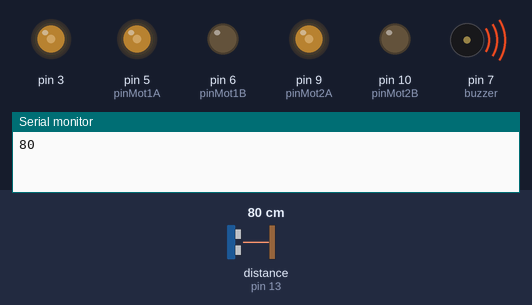
Recording of a sketch running on a simulated Arduino Uno, built with avr-gcc and run on an emulated ATmega328P. Parts: output pins drawn as LEDs (lit = HIGH), buzzer (waves = sounding, pin HIGH), the last lines printed to the serial monitor. Inputs (shaded band) come from the test bench; at power-on: distance to the obstacle (sensor on pin 13) 80 cm. The echo pulse lasts 58.3 µs per cm.

Above: at 1.8 s.
1.9 s: distance to the obstacle (sensor on pin 13) set to 32 cm
5.4 s: distance to the obstacle (sensor on pin 13) set to 26 cm
At 6.7 s:
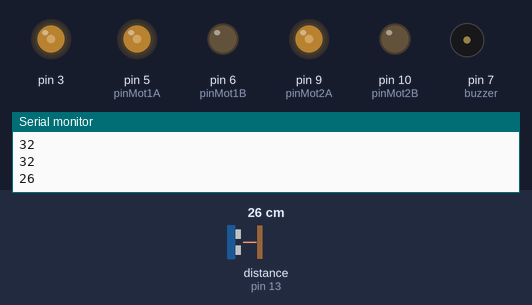
7.0 s: distance to the obstacle (sensor on pin 13) set to 35 cm
At 7.9 s:
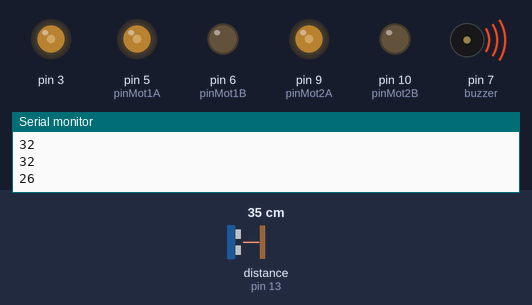
11.2 s: distance to the obstacle (sensor on pin 13) set to 2 cm
At 12.2 s:
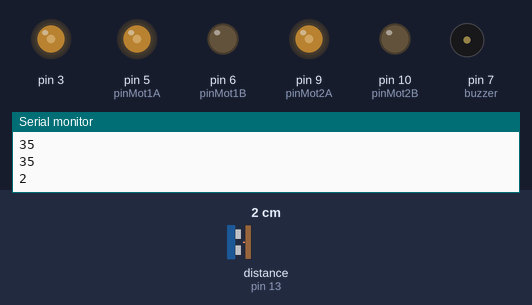
Timing chart, 0 to 14.0 s (numbered marks = the images above; inputs shaded):
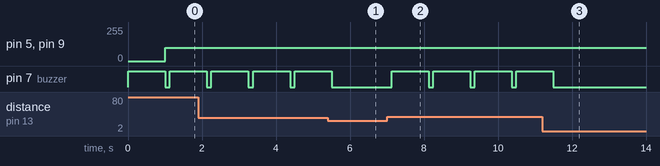

Measured:
- the behaviour switches between 30 and 29 cm on distance to the obstacle (sensor on pin 13) (found by bisection; images 0 and 1)
- after the input at 5.4 s, pin 7 (buzzer): goes on until 5.5 s, then stays LOW
- after the input at 7.0 s, pin 7 (buzzer): alternates HIGH for 1.0 s and LOW for 0.13 s, starting after 0.12 s
- after the input at 11.2 s, pin 7 (buzzer): goes on until 11.5 s, then stays LOW
- by itself, pin 7 (buzzer): alternates HIGH for 1.0 s and LOW for 0.13 s

The sketch:

CarrinhoDesviaObjetos.ino
```cpp
#include <HCSR04.h>

#define pinMot1A 5
#define pinMot1B 6
#define pinMot2A 9
#define pinMot2B 10

#define buzzer 7

#define TRIG_PIN 12
#define ECHO_PIN 13

#define velocidade 100

HCSR04 hc(TRIG_PIN, ECHO_PIN);

  int dist = 0;

void setup() {
  Serial.begin(9600);

  pinMode(pinMot1A, OUTPUT);
  pinMode(pinMot1B, OUTPUT);
  pinMode(pinMot2A, OUTPUT);
  pinMode(pinMot2B, OUTPUT);

  pinMode(buzzer, OUTPUT);

  pinMode(3, OUTPUT);
  analogWrite(3, velocidade);
}

void loop() {
  digitalWrite(buzzer, HIGH);
  delay(1000);
  digitalWrite(buzzer, LOW);

  dist = hc.dist();

  Serial.println(dist);

  do{
    analogWrite(pinMot1A, velocidade);
    analogWrite(pinMot2A, velocidade);
    dist = hc.dist();
    delay(60);
  } while(dist < 30);
  if(dist < 30){
    desaceleraCarrinho();
  }
  delay(60);
}

void desaceleraCarrinho(){
  digitalWrite(buzzer, HIGH);
  delay(100);
  digitalWrite(buzzer, LOW);

  digitalWrite(buzzer, HIGH);
  delay(100);
  digitalWrite(buzzer, LOW);

  dist = hc.dist();

  while(dist < 10){
    analogWrite(pinMot1A, velocidade - (dist * 2));
    analogWrite(pinMot2A, velocidade - (dist * 2));
    dist = hc.dist();
    delay(60);
  }
  delay(60);
  return;
}
```
